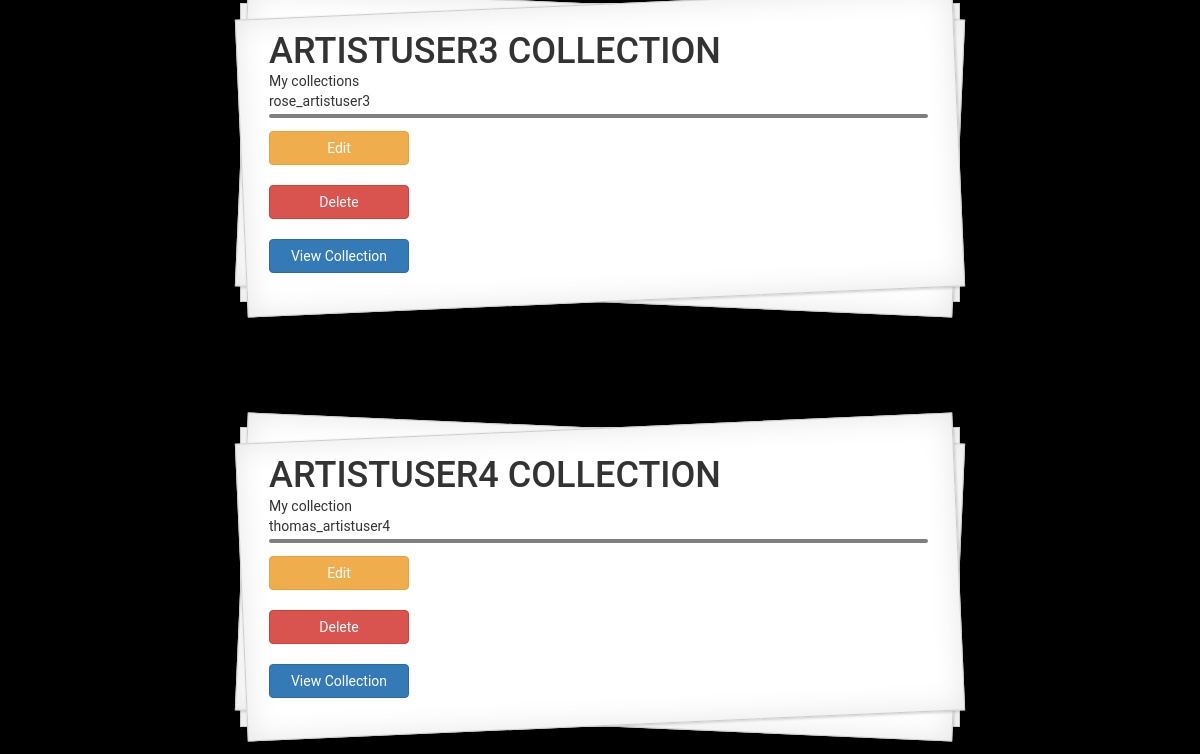
The page /collection_list (signed in, lower part) on the database as committed earlier.
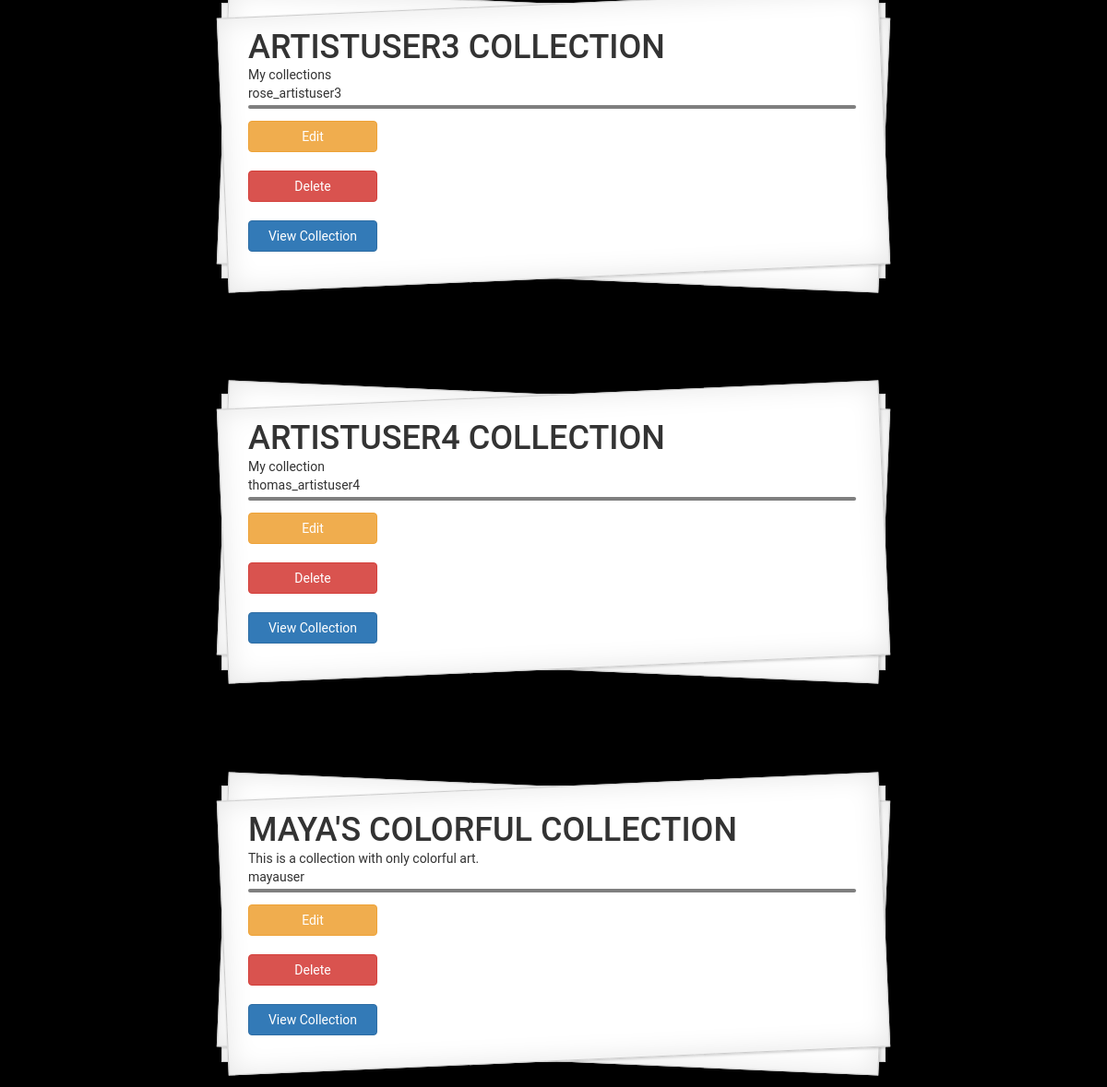
The same page on the database as committed later.
### gallery/models.py (models this page shows, shortened)
class Collection(models.Model):
    collection_name = models.CharField(max_length=200)
    collection_description = models.TextField(max_length=280, null=True, blank=True)
    collection_artist = models.ForeignKey('Artist', on_delete=models.CASCADE)
    artwork = models.ManyToManyField(Artwork, blank=True)

class Artist(models.Model):
    user = models.OneToOneField(User, on_delete=models.CASCADE)
    artist_role = models.BooleanField(default=False)
    description = models.TextField(max_length=280, null=True, blank=True)  # this is the default for all descriptions
    profile_picture = models.ImageField(upload_to='images/', null=True, blank=True)
    def __str__(self):
        return f'{self.user}'

### gallery/views.py (the view)
# urls.py: path('collection_list', views.collection_list, name='collection_list'),
def collection_list(request):
    collection = Collection.objects.all()
    return render(request, 'gallery/collection_list.html',
                  {'collections': collection})

### gallery/templates/gallery/collection_list.html (shortened to what this page needs)
<!DOCTYPE html>
<html lang="en">
{% extends 'gallery/base.html' %}
{% load static %}
{% block content %}
    <head>
    </head>
    <body style="min-width: 411px">
    <div style="top: 70px; position: relative; z-index: 0">
        {% for collection in collections %}
            {% if request.user.is_superuser or user.get_username == collection.collection_artist|stringformat:"s" %}
                <div class="Card">
                    <div class="Card-body">
                        <h1 class="Card-title">{{ collection.collection_name }}</h1>
                        <p class="Card-description">
                            {{ collection.collection_description }}
                            <br>
                            {{ collection.collection_artist }}
                        <hr style="border: 2px solid black; border-radius: 3px; opacity: .5; margin: 3px; margin-left: 0; position: relative"></p>
                        {% if request.user.is_superuser or user.get_username == collection.collection_artist|stringformat:"s" %}
                            <a href="{% url 'gallery:collection_edit' pk=collection.pk %}" class="btn btn-warning" style="width: 10em">Edit</a>
                            <br style="margin: 1px; position: relative">
                            <a href="{% url 'gallery:collection_delete' pk=collection.pk %}" onclick="return confirm('Are you sure you want to delete?')" class="btn btn-danger" style="width: 10em">Delete</a>
                            <br style="margin: 1px; position: relative">
                            <a href="{% url 'gallery:collection_view' pk=collection.pk %}" class="btn btn-primary" style="width: 10em">View Collection</a>
                        {% endif %}
                    </div>
                </div>
            {% endif %}
        {% endfor %}
    </div>
    </body>
    </html>
{% endblock %}

Rows that differ between the two databases and show on the page:
added Collection: collection_name "MAYA'S COLORFUL COLLECTION", collection_description "This is a collection with only colorful art.", collection_artist "mayauser"
